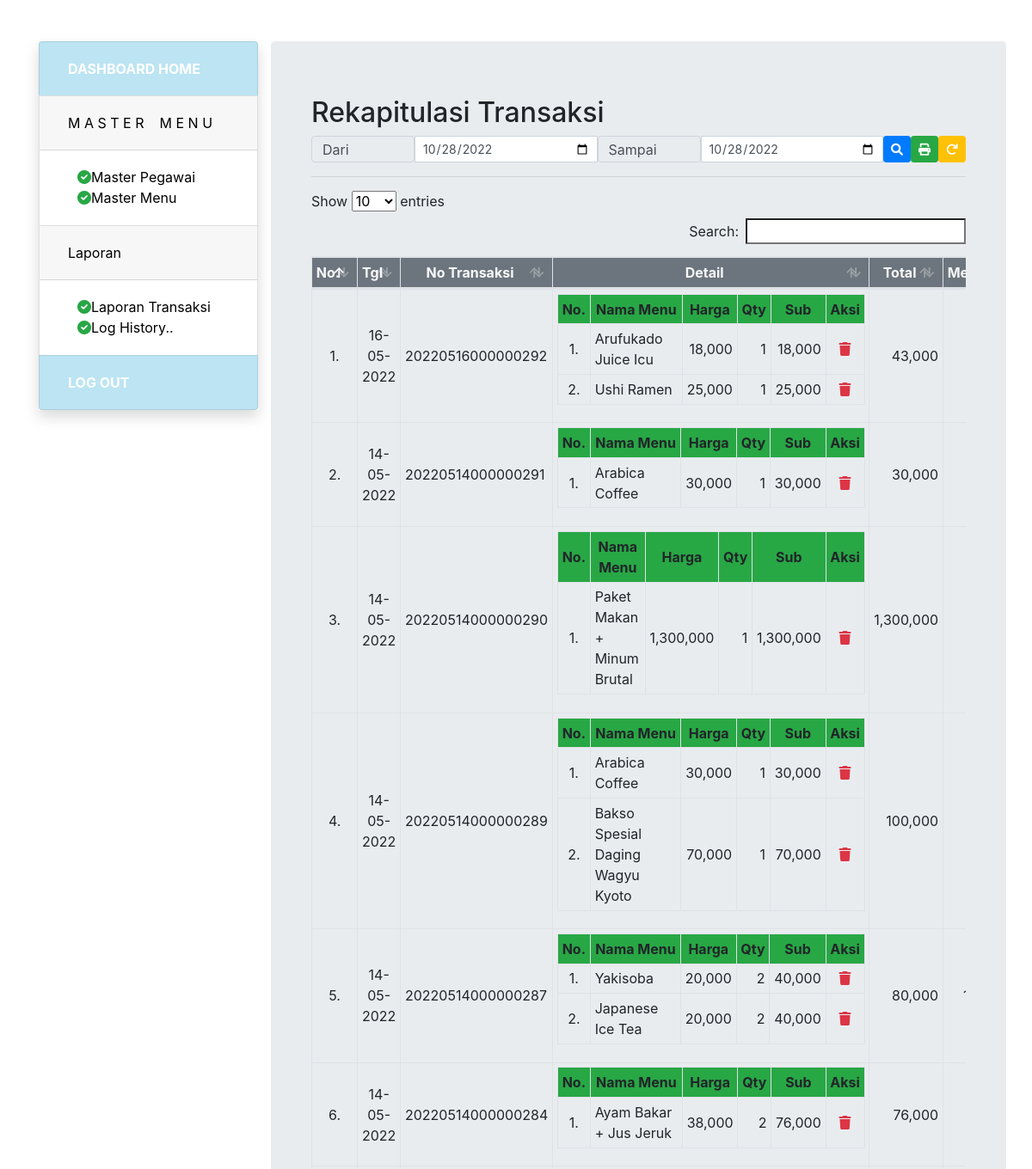
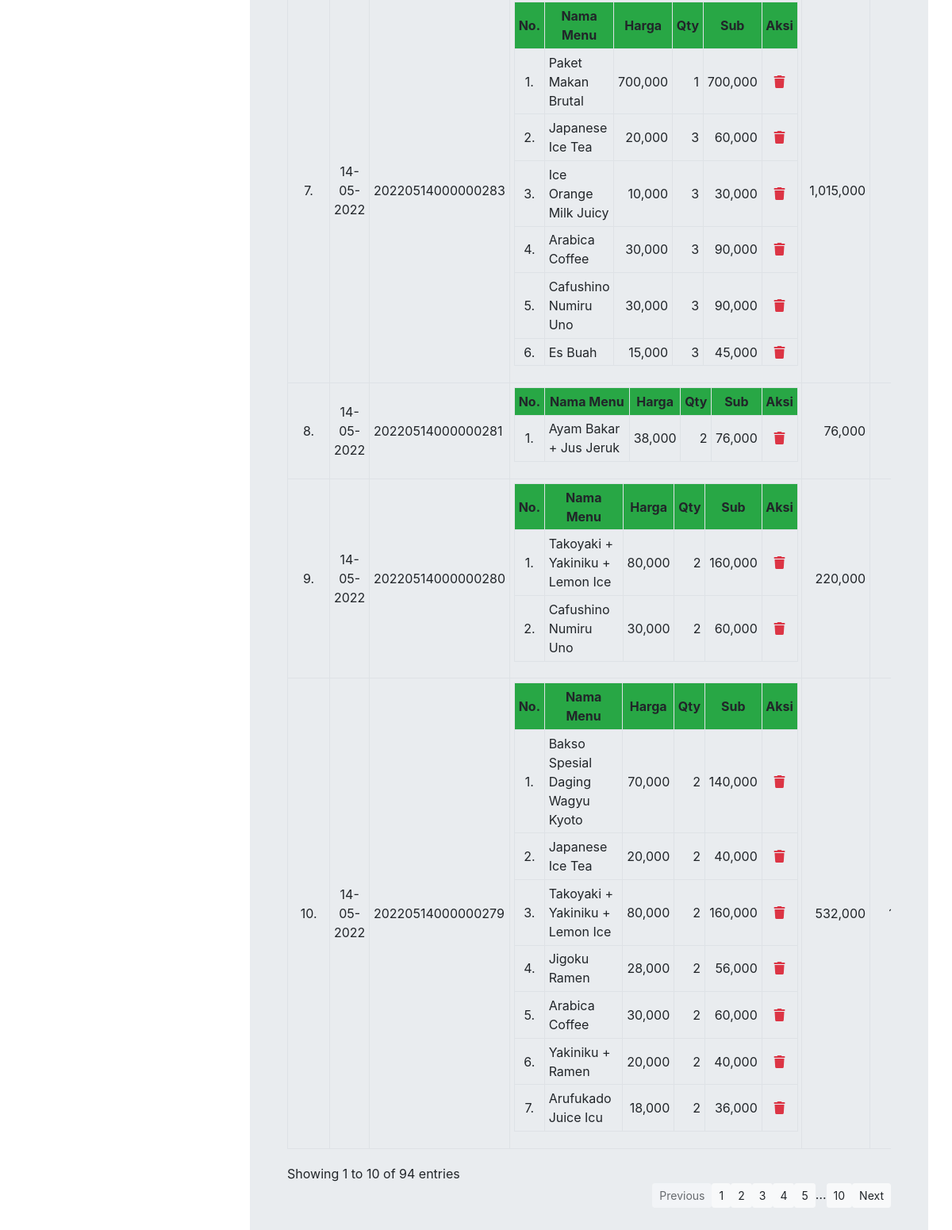
The app's page /transaksi-laporan.php (signed in) with its own data (2 pictures, top to bottom).
### tables this page shows
CREATE TABLE `tbl_transaksi` (
  `id_transaksi` int(11) NOT NULL,
  `tgl_transaksi` date NOT NULL,
  `no_transaksi` varchar(100) NOT NULL,
  `id_pegawai` int(11) NOT NULL,
  `total_transaksi` int(11) NOT NULL,
  `no_meja` int(11) NOT NULL,
  `total_bayar` int(11) NOT NULL
);

CREATE TABLE `tbl_transaksi_detail` (
  `id_detail` int(11) NOT NULL,
  `no_transaksi` varchar(100) NOT NULL,
  `id_menu` int(11) NOT NULL,
  `qty` int(11) NOT NULL,
  `harga` int(11) NOT NULL
);

CREATE TABLE `tbl_menu` (
  `id_menu` int(11) NOT NULL,
  `nama_menu` varchar(150) NOT NULL,
  `jenis_menu` enum('Makanan','Minuman','Paket 1','Paket 2','Paket 3') NOT NULL,
  `harga` int(11) NOT NULL
);

### transaksi-laporan.php (the view, shortened to what this page needs)
<?php
include "header.php";
include "koneksi.php";
$jabatan = $_SESSION['jabatan'];
if(!isset($_REQUEST["detail"])){
?>
<div class="col-9 jumbotron">
    <div class="container">
        <div class="row">
            <div class="col">
                <h2>Rekapitulasi Transaksi</h2>
                <div class="input-group mb-1">
                    <span class="input-group-text lebar1">Dari</span>
                    <input type="date" id="periodeDari" class="form-control form-control-sm" value="<?=$tglHariIni;?>">
                    <span class="input-group-text lebar1">Sampai</span>
                    <input type="date" id="periodeSampai" class="form-control form-control-sm" value="<?=$tglHariIni;?>">
                    <a class="btn btn-sm btn-primary text-white" id="periodeCari"><i class="fas fa-search"></i></a>
                    <a class="btn btn-sm btn-success text-white" id="periodePrint"><i class="fas fa-print"></i></a>
                    <a class="btn btn-sm btn-warning text-white" id="periodeBack"><i class="fas fa-redo"></i></a>
                </div>
                <hr>
                <div id="tampilkanTransaksiPeriode">
                    <table class="table table-bordered table-responsive table-hover table-sm d-block" id="tblTransaksi">
                        <thead>
                            <tr class="text-center bg-secondary text-light">
                                <th width="5%">No.</th>
                                <th>Tgl</th>
                                <th>No Transaksi</th>
                                <th>Detail</th>
                                <th>Total</th>
                                <th>Meja</th>
                            </tr>
                        </thead>
                        <tbody>
                            <?php
                            $no = 1;
                            $sql = "SELECT * FROM tbl_transaksi ORDER BY tgl_transaksi DESC, no_transaksi DESC";
                            $query = mysqli_query($koneksi, $sql);
                            while($data = mysqli_fetch_array($query)){
                                $no_transaksi = $data['no_transaksi'];
                                $tanggal = date_create($data['tgl_transaksi']);
                                ?>
                                <tr>
                                    <td align="center"><?=$no++;?>.</td>
                                    <td align="center"><?=date_format($tanggal, "d-m-Y");?></td>
                                    <td><?=$no_transaksi;?></td>
                                    <td>
                                        <table class="table table-bordered table-sm">
                                            <thead>
                                                <tr class="text-center bg-success" width="auto">
                                                    <th>No.</th>
                                                    <th>Nama Menu</th>
                                                    <th>Harga</th>
                                                    <th>Qty</th>
                                                    <th>Sub</th>
                                                    <?php
                                                    if($jabatan === "Manajer"){?>
                                                        <th>Aksi</th>
                                                        <?php
                                                    }?>
                                                </tr>
                                            </thead>
                                            <tbody>
                                                <?php
                                                $nomer = 1;
                                                $sql1 = "SELECT * FROM tbl_transaksi_detail a INNER JOIN tbl_menu b ON a.id_menu = b.id_menu WHERE a.no_transaksi = '$no_transaksi' ORDER BY a.id_detail";
                                                $query1 = mysqli_query($koneksi, $sql1);
                                                while($data1 = mysqli_fetch_array($query1)){?>
                                                    <tr>
                                                        <td align="center"><?=$nomer++;?>.</td>
                                                        <td><?=$data1['nama_menu'];?></td>
                                                        <td align="right"><?=number_format($data1['harga']);?></td>
                                                        <td align="right"><?=number_format($data1['qty']);?></td>
                                                        <td align="right"><?=number_format($data1['harga'] * $data1['qty']);?></td>
                                                    <?php
                                                    if($jabatan=="Manajer"){?>
                                                        <td align="center"><i class="fas fa-trash text-danger transaksiAksi2" id="<?=$data1['id_detail'];?>" title="hapus"></i></td>
                                                    <?php
                                                    }?>
                                                    </tr>
                                                    <?php
                                                }?>
                                            </tbody>
                                        </table>
                                    </td>
                                    <td align="right"><?=number_format($data['total_transaksi']);?></td>
                                    <td align="center"><?=$data['no_meja'];?></td>
                                </tr>
                                <?php
                            }?>
                            </tbody>
                        </table>
                    </div>
                    </div>
                </div>
            </div>
        </div>
    </div>
</div>
</div>
</div>
<?php
}
?>

### records on screen
tbl_transaksi: tgl_transaksi "16-05-2022", no_transaksi "20220516000000292", total_transaksi "43,000"
tbl_transaksi_detail: id_menu.nama_menu "Arufukado Juice Icu", id_menu.harga "18,000", qty "1", $data1['harga'] * $data1['qty'] "18,000"
tbl_transaksi_detail: id_menu.nama_menu "Ushi Ramen", id_menu.harga "25,000", qty "1", $data1['harga'] * $data1['qty'] "25,000"
tbl_transaksi: tgl_transaksi "14-05-2022", no_transaksi "20220514000000291", total_transaksi "30,000"
tbl_transaksi_detail: id_menu.nama_menu "Arabica Coffee", id_menu.harga "30,000", qty "1", $data1['harga'] * $data1['qty'] "30,000"
tbl_transaksi: tgl_transaksi "14-05-2022", no_transaksi "20220514000000290", total_transaksi "1,300,000"
tbl_transaksi_detail: id_menu.nama_menu "Paket Makan + Minum Brutal", id_menu.harga "1,300,000", qty "1", $data1['harga'] * $data1['qty'] "1,300,000"
tbl_transaksi: tgl_transaksi "14-05-2022", no_transaksi "20220514000000289", total_transaksi "100,000"
tbl_transaksi_detail: id_menu.nama_menu "Arabica Coffee", id_menu.harga "30,000", qty "1", $data1['harga'] * $data1['qty'] "30,000"
tbl_transaksi_detail: id_menu.nama_menu "Bakso Spesial Daging Wagyu Kyoto", id_menu.harga "70,000", qty "1", $data1['harga'] * $data1['qty'] "70,000"
tbl_transaksi: tgl_transaksi "14-05-2022", no_transaksi "20220514000000287", total_transaksi "80,000"
tbl_transaksi_detail: id_menu.nama_menu "Yakisoba", id_menu.harga "20,000", qty "2", $data1['harga'] * $data1['qty'] "40,000"
tbl_transaksi_detail: id_menu.nama_menu "Japanese Ice Tea", id_menu.harga "20,000", qty "2", $data1['harga'] * $data1['qty'] "40,000"
tbl_transaksi: tgl_transaksi "14-05-2022", no_transaksi "20220514000000284", total_transaksi "76,000"
tbl_transaksi_detail: id_menu.nama_menu "Ayam Bakar + Jus Jeruk", id_menu.harga "38,000", qty "2", $data1['harga'] * $data1['qty'] "76,000"
tbl_transaksi: tgl_transaksi "14-05-2022", no_transaksi "20220514000000283", total_transaksi "1,015,000"
tbl_transaksi_detail: id_menu.nama_menu "Paket Makan Brutal", id_menu.harga "700,000", qty "1", $data1['harga'] * $data1['qty'] "700,000"
tbl_transaksi_detail: id_menu.nama_menu "Japanese Ice Tea", id_menu.harga "20,000", qty "3", $data1['harga'] * $data1['qty'] "60,000"
tbl_transaksi_detail: id_menu.nama_menu "Ice Orange Milk Juicy", id_menu.harga "10,000", qty "3", $data1['harga'] * $data1['qty'] "30,000"
tbl_transaksi_detail: id_menu.nama_menu "Arabica Coffee", id_menu.harga "30,000", qty "3", $data1['harga'] * $data1['qty'] "90,000"
tbl_transaksi_detail: id_menu.nama_menu "Cafushino Numiru Uno", id_menu.harga "30,000", qty "3", $data1['harga'] * $data1['qty'] "90,000"
tbl_transaksi_detail: id_menu.nama_menu "Es Buah", id_menu.harga "15,000", qty "3", $data1['harga'] * $data1['qty'] "45,000"
tbl_transaksi: tgl_transaksi "14-05-2022", no_transaksi "20220514000000281", total_transaksi "76,000"
tbl_transaksi_detail: id_menu.nama_menu "Ayam Bakar + Jus Jeruk", id_menu.harga "38,000", qty "2", $data1['harga'] * $data1['qty'] "76,000"
tbl_transaksi: tgl_transaksi "14-05-2022", no_transaksi "20220514000000280", total_transaksi "220,000"
tbl_transaksi_detail: id_menu.nama_menu "Takoyaki + Yakiniku + Lemon Ice", id_menu.harga "80,000", qty "2", $data1['harga'] * $data1['qty'] "160,000"
tbl_transaksi_detail: id_menu.nama_menu "Cafushino Numiru Uno", id_menu.harga "30,000", qty "2", $data1['harga'] * $data1['qty'] "60,000"
tbl_transaksi: tgl_transaksi "14-05-2022", no_transaksi "20220514000000279", total_transaksi "532,000"
tbl_transaksi_detail: id_menu.nama_menu "Bakso Spesial Daging Wagyu Kyoto", id_menu.harga "70,000", qty "2", $data1['harga'] * $data1['qty'] "140,000"
tbl_transaksi_detail: id_menu.nama_menu "Japanese Ice Tea", id_menu.harga "20,000", qty "2", $data1['harga'] * $data1['qty'] "40,000"
tbl_transaksi_detail: id_menu.nama_menu "Takoyaki + Yakiniku + Lemon Ice", id_menu.harga "80,000", qty "2", $data1['harga'] * $data1['qty'] "160,000"
tbl_transaksi_detail: id_menu.nama_menu "Jigoku Ramen", id_menu.harga "28,000", qty "2", $data1['harga'] * $data1['qty'] "56,000"
tbl_transaksi_detail: id_menu.nama_menu "Arabica Coffee", id_menu.harga "30,000", qty "2", $data1['harga'] * $data1['qty'] "60,000"
tbl_transaksi_detail: id_menu.nama_menu "Yakiniku + Ramen", id_menu.harga "20,000", qty "2", $data1['harga'] * $data1['qty'] "40,000"
tbl_transaksi_detail: id_menu.nama_menu "Arufukado Juice Icu", id_menu.harga "18,000", qty "2", $data1['harga'] * $data1['qty'] "36,000"
